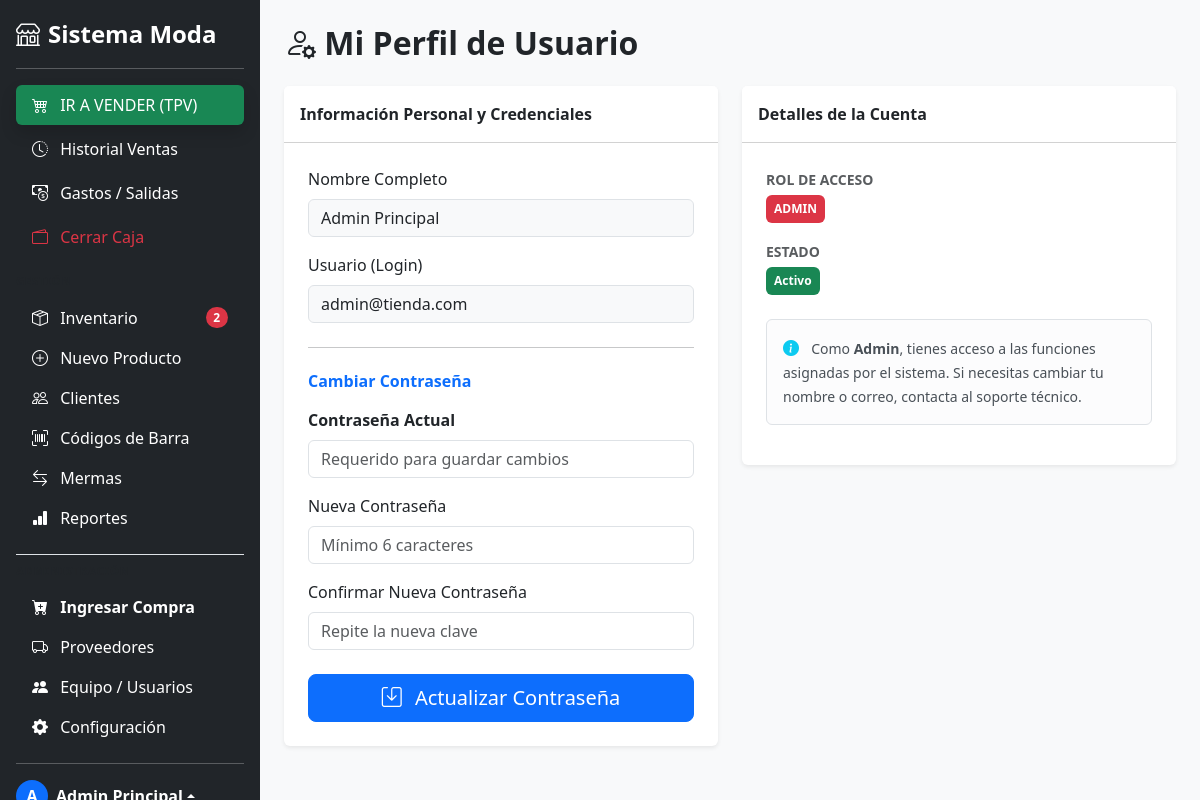
The page /perfil/index (signed in) on the database its author committed.
### tables this page shows
CREATE TABLE IF NOT EXISTS `usuarios` (
  `id` int NOT NULL AUTO_INCREMENT,
  `nombre` varchar(100) NOT NULL,
  `email` varchar(100) NOT NULL,
  `password` varchar(255) NOT NULL,
  `rol` enum('admin','vendedor') DEFAULT 'vendedor',
  `activo` tinyint(1) DEFAULT '1',
  PRIMARY KEY (`id`),
  UNIQUE KEY `correo` (`email`)
);

### app/controllers/PerfilController.php (called while the page is built, shortened)
<?php
require_once '../app/models/Usuario.php';
class PerfilController {
    public function index() {
        $usuarioModel = new Usuario();
        $usuario = $usuarioModel->obtenerPorId($_SESSION['user_id']);
        require_once '../app/views/usuarios/perfil.php';
    }
}

### app/models/Usuario.php (called while the page is built, shortened)
<?php
require_once '../app/core/Database.php';
class Usuario {
    private $conn;
    public function __construct() {
        $db = new Database();
        $this->conn = $db->getConnection();
    }
    public function obtenerPorId($id) {
        $sql = "SELECT * FROM usuarios WHERE id = :id";
        $stmt = $this->conn->prepare($sql);
        $stmt->execute([':id' => $id]);
        return $stmt->fetch(PDO::FETCH_ASSOC);
    }
}

### app/core/Database.php (called while the page is built, shortened)
<?php
class Database {
    private $host;
    private $db_name;
    private $username;
    private $password;
    public function __construct() {
        $this->host     = getenv('DB_HOST')     ?: 'localhost';
        $this->db_name  = getenv('DB_NAME')     ?: 'sistema_moda';
        $this->username = getenv('DB_USER')     ?: 'root';
        $this->password = getenv('DB_PASS')     ?: '';
    }
    public function getConnection() {
        $this->conn = null;
        try {
            $this->conn = new PDO(
                "mysql:host=" . $this->host . ";dbname=" . $this->db_name . ";charset=utf8mb4",
                $this->username,
                $this->password
            );
            $this->conn->exec("set names utf8mb4");
            $this->conn->setAttribute(PDO::ATTR_ERRMODE, PDO::ERRMODE_EXCEPTION);
            $this->conn->setAttribute(PDO::ATTR_DEFAULT_FETCH_MODE, PDO::FETCH_ASSOC);
        } catch(PDOException $exception) {
            echo "Error de conexión: " . $exception->getMessage();
        }
        return $this->conn;
    }
}

### app/views/usuarios/perfil.php (the view, shortened to what this page needs)
<!DOCTYPE html>
<html lang="es">
<head>
    <link href="https://cdn.jsdelivr.net/npm/bootstrap@5.3.0/dist/css/bootstrap.min.css" rel="stylesheet">
    <link rel="stylesheet" href="https://cdn.jsdelivr.net/npm/bootstrap-icons@1.11.0/font/bootstrap-icons.css">
</head>
<body class="bg-light">
<?php include '../app/views/layouts/sidebar.php'; ?>
<div class="main-content-area" style="height: 100vh; overflow-y: auto;">
    <div class="container-fluid p-4">
        <h2 class="fw-bold mb-4"><i class="bi bi-person-gear"></i> Mi Perfil de Usuario</h2>
        <div class="row">
            <div class="col-md-6 mb-4">
                <div class="card shadow-sm border-0">
                    <div class="card-header bg-white fw-bold py-3">Información Personal y Credenciales</div>
                    <div class="card-body p-4">
                        <form action="<?= BASE_URL ?>/perfil/guardar" method="POST">
                            <div class="mb-3">
                                <label for="nombre" class="form-label">Nombre Completo</label>
                                <input type="text" class="form-control bg-light" id="nombre" name="nombre" value="<?= $usuario['nombre'] ?>" readonly>
                            </div>
                            <div class="mb-3">
                                <label for="email" class="form-label">Usuario (Login)</label>
                                <input type="text" class="form-control bg-light" id="email" name="email" value="<?= $usuario['email'] ?>" readonly>
                            </div>
                            <hr class="my-4">
                            <h6 class="mb-3 fw-bold text-primary">Cambiar Contraseña</h6>
                            <div class="mb-3">
                                <label for="clave_actual" class="form-label fw-bold">Contraseña Actual</label>
                                <input type="password" name="clave_actual" class="form-control" required placeholder="Requerido para guardar cambios">
                            </div>
                            <div class="mb-3">
                                <label for="clave_nueva" class="form-label">Nueva Contraseña</label>
                                <input type="password" name="clave_nueva" class="form-control" placeholder="Mínimo 6 caracteres" minlength="6">
                            </div>
                            <div class="mb-4">
                                <label for="clave_confirmar" class="form-label">Confirmar Nueva Contraseña</label>
                                <input type="password" name="clave_confirmar" class="form-control" placeholder="Repite la nueva clave" minlength="6">
                            </div>
                            <div class="d-grid">
                                <button type="submit" class="btn btn-primary btn-lg">
                                    <i class="bi bi-save me-2"></i> Actualizar Contraseña
                                </button>
                            </div>
                        </form>
                    </div>
                </div>
            </div>
            <div class="col-md-6">
                <div class="card shadow-sm border-0 bg-white">
                    <div class="card-header bg-white fw-bold py-3">Detalles de la Cuenta</div>
                    <div class="card-body p-4">
                        <div class="mb-3">
                            <label class="text-muted small fw-bold">ROL DE ACCESO</label>
                            <div class="mt-1">
                                <span class="badge bg-<?= $usuario['rol'] == 'admin' ? 'danger' : 'success' ?> text-uppercase p-2">
                                    <?= $usuario['rol'] ?>
                                </span>
                            </div>
                        </div>
                        <div class="mb-3">
                            <label class="text-muted small fw-bold">ESTADO</label>
                            <div class="mt-1">
                                <span class="badge bg-success p-2">Activo</span>
                            </div>
                        </div>
                        <div class="alert alert-light border mt-4">
                            <i class="bi bi-info-circle-fill me-2 text-info"></i>
                            <small>
                                Como <strong><?= ucfirst($usuario['rol']) ?></strong>, tienes acceso a las funciones asignadas por el sistema. Si necesitas cambiar tu nombre o correo, contacta al soporte técnico.
                            </small>
                        </div>
                    </div>
                </div>
            </div>
        </div>
    </div>
</div>
</body>
</html>

### app/views/usuarios/perfil.php (style rules this page uses)
@media (min-width: 992px) { .main-content-area { margin-left: 260px; width: calc(100% - 260px); } }

### rows shown on the page
usuarios: nombre "Admin Principal", email "admin@tienda.com", rol "ADMIN", rol "Admin"

### other values the page prints
$stock_bajo "2"
